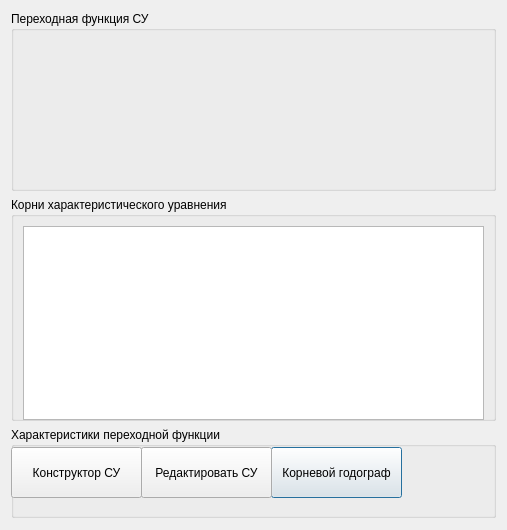
<?xml version="1.0" encoding="UTF-8"?>
<ui version="4.0">
 <class>OutputDialog</class>
 <widget class="QDialog" name="OutputDialog">
  <property name="geometry">
   <rect>
    <x>0</x>
    <y>0</y>
    <width>507</width>
    <height>530</height>
   </rect>
  </property>
  <property name="minimumSize">
   <size>
    <width>0</width>
    <height>530</height>
   </size>
  </property>
  <property name="maximumSize">
   <size>
    <width>16777215</width>
    <height>530</height>
   </size>
  </property>
  <property name="windowTitle">
   <string>Dialog</string>
  </property>
  <layout class="QVBoxLayout" name="verticalLayout">
   <item>
    <widget class="QGroupBox" name="groupBox_CS">
     <property name="minimumSize">
      <size>
       <width>0</width>
       <height>180</height>
      </size>
     </property>
     <property name="maximumSize">
      <size>
       <width>16777215</width>
       <height>180</height>
      </size>
     </property>
     <property name="title">
      <string>Переходная функция СУ</string>
     </property>
    </widget>
   </item>
   <item>
    <widget class="QGroupBox" name="groupBox_roots">
     <property name="minimumSize">
      <size>
       <width>0</width>
       <height>224</height>
      </size>
     </property>
     <property name="maximumSize">
      <size>
       <width>16777215</width>
       <height>224</height>
      </size>
     </property>
     <property name="title">
      <string>Корни характеристического уравнения</string>
     </property>
     <layout class="QHBoxLayout" name="horizontalLayout">
      <item>
       <widget class="QTableView" name="tableView_roots">
        <property name="minimumSize">
         <size>
          <width>0</width>
          <height>194</height>
         </size>
        </property>
        <property name="maximumSize">
         <size>
          <width>16777215</width>
          <height>194</height>
         </size>
        </property>
       </widget>
      </item>
     </layout>
    </widget>
   </item>
   <item>
    <widget class="QGroupBox" name="groupBox_plots">
     <property name="minimumSize">
      <size>
       <width>0</width>
       <height>91</height>
      </size>
     </property>
     <property name="maximumSize">
      <size>
       <width>16777215</width>
       <height>91</height>
      </size>
     </property>
     <property name="title">
      <string>Характеристики переходной функции</string>
     </property>
     <widget class="QPushButton" name="pushButton_rootlocus">
      <property name="geometry">
       <rect>
        <x>260</x>
        <y>20</y>
        <width>131</width>
        <height>51</height>
       </rect>
      </property>
      <property name="text">
       <string>Корневой годограф</string>
      </property>
     </widget>
     <widget class="QPushButton" name="pushButton_constructTF">
      <property name="geometry">
       <rect>
        <x>0</x>
        <y>20</y>
        <width>131</width>
        <height>51</height>
       </rect>
      </property>
      <property name="text">
       <string>Конструктор СУ</string>
      </property>
     </widget>
     <widget class="QPushButton" name="pushButton_EditTF">
      <property name="geometry">
       <rect>
        <x>130</x>
        <y>20</y>
        <width>131</width>
        <height>51</height>
       </rect>
      </property>
      <property name="text">
       <string>Редактировать СУ</string>
      </property>
     </widget>
    </widget>
   </item>
  </layout>
 </widget>
 <resources/>
 <connections/>
</ui>
